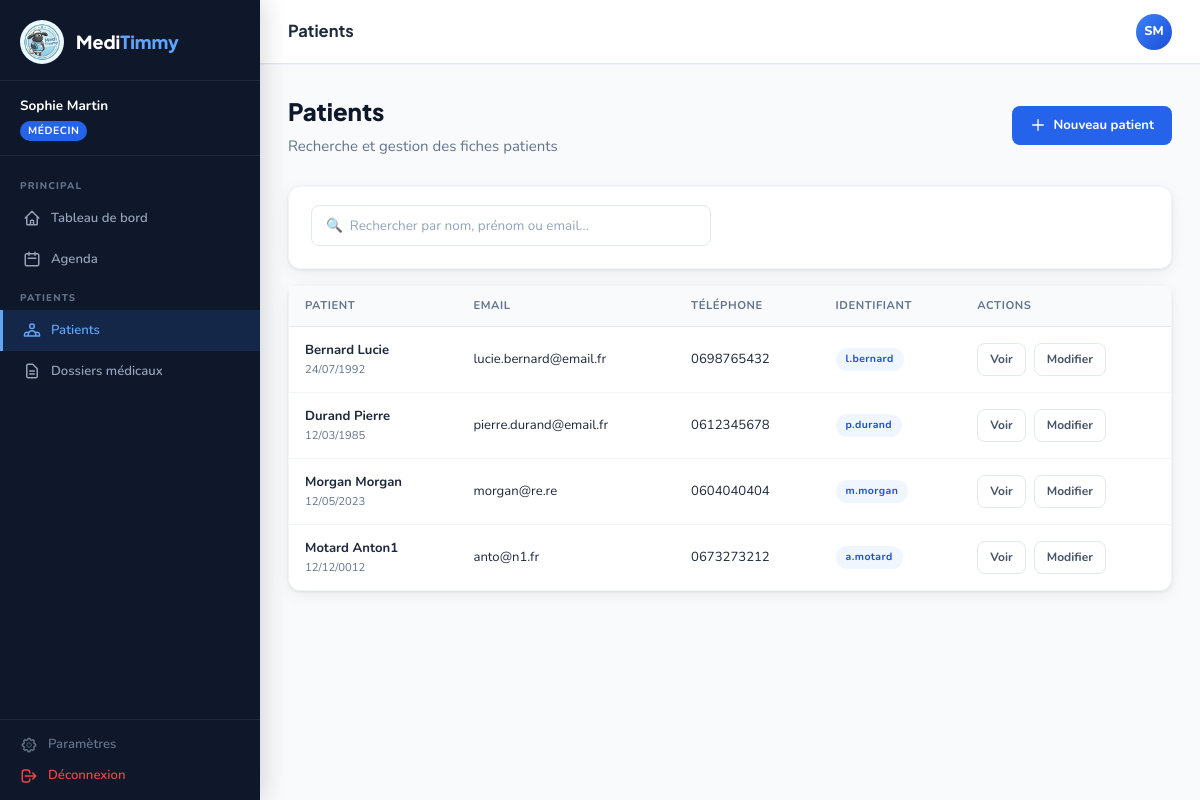
The page /index.php?route=patients (signed in) on the database its author committed.
### tables this page shows
CREATE TABLE `patients` (
  `id` int(11) NOT NULL,
  `user_id` int(11) DEFAULT NULL,
  `nom` varchar(80) NOT NULL,
  `prenom` varchar(80) NOT NULL,
  `date_naissance` date DEFAULT NULL,
  `email` varchar(180) DEFAULT NULL,
  `telephone` varchar(20) DEFAULT NULL,
  `adresse` text DEFAULT NULL,
  `created_at` timestamp NULL DEFAULT current_timestamp()
);

CREATE TABLE `users` (
  `id` int(11) NOT NULL,
  `username` varchar(60) NOT NULL,
  `password_hash` varchar(255) NOT NULL,
  `nom` varchar(80) NOT NULL,
  `prenom` varchar(80) NOT NULL,
  `email` varchar(180) DEFAULT NULL,
  `telephone` varchar(20) DEFAULT NULL,
  `role_id` int(11) NOT NULL,
  `actif` tinyint(1) DEFAULT 1,
  `mot_de_passe_temp` tinyint(1) DEFAULT 0,
  `derniere_activite` timestamp NULL DEFAULT NULL,
  `created_at` timestamp NULL DEFAULT current_timestamp()
);

### config/app.php (called while the page is built, shortened)
<?php
spl_autoload_register(function (string $class) {
    $dirs = [
        __DIR__ . '/../controllers/',
        __DIR__ . '/../models/',
        __DIR__ . '/../middleware/',
    ];
    foreach ($dirs as $dir) {
        $file = $dir . $class . '.php';
        if (file_exists($file)) {
            return;
        }
    }
});
function view(string $path, array $data = []): void {
    extract($data);
    require __DIR__ . '/../views/' . $path . '.php';
}
function e(string $s): string {
    return htmlspecialchars($s, ENT_QUOTES, 'UTF-8');
}

### controllers/PatientController.php (called while the page is built, shortened)
<?php
class PatientController {
    public function index(): void {
        $patients = (new PatientModel())->getAll();
        view('patient/index', compact('patients'));
    }
}

### middleware/RoleMiddleware.php (called while the page is built, shortened)
<?php
class RoleMiddleware {
    public static function require(string $permission, callable $action): void {
        $action();
    }
    public static function can(string $permission): bool {
        return in_array($permission, $_SESSION['user']['permissions'] ?? []);
    }
}

### middleware/AuthMiddleware.php (called while the page is built, shortened)
<?php
class AuthMiddleware {
    public static function require(callable $action): void {
        $action();
    }
}

### config/database.php (called while the page is built, shortened)
<?php
function getPDO(): PDO {
    static $pdo = null;
    if ($pdo === null) {
        $dsn = "mysql:host=" . DB_HOST . ";dbname=" . DB_NAME . ";charset=" . DB_CHARSET;
        $options = [
            PDO::ATTR_ERRMODE            => PDO::ERRMODE_EXCEPTION,
            PDO::ATTR_DEFAULT_FETCH_MODE => PDO::FETCH_ASSOC,
            PDO::ATTR_EMULATE_PREPARES   => false,
        ];
        try {
            $pdo = new PDO($dsn, DB_USER, DB_PASS, $options);
        } catch (PDOException $e) {
            die(json_encode(['error' => 'Connexion base de données impossible : ' . $e->getMessage()]));
        }
    }
    return $pdo;
}

### models/PatientModel.php (called while the page is built, shortened)
<?php
class PatientModel {
    private PDO $pdo;
    public function __construct() { $this->pdo = getPDO(); }
    public function getAll(): array {
        return $this->pdo->query("SELECT p.*, u.username, u.actif FROM patients p LEFT JOIN users u ON u.id=p.user_id ORDER BY p.nom, p.prenom")->fetchAll();
    }
}

### views/patient/index.php (the view, shortened to what this page needs)
<div class="page-header flex justify-between items-center">
  <div><h1>Patients</h1><p>Recherche et gestion des fiches patients</p></div>
  <?php if (RoleMiddleware::can('modifier_patients')): ?>
  <a href="?route=patient.create" class="btn btn-primary">
    <svg fill="none" stroke="currentColor" viewBox="0 0 24 24"><path stroke-linecap="round" stroke-linejoin="round" stroke-width="2" d="M12 4v16m8-8H4"/></svg>
    Nouveau patient
  </a>
  <?php endif; ?>
</div>
<div class="card mb-4">
  <div class="card-body">
    <input type="text" id="search-input" class="form-control" placeholder="🔍  Rechercher par nom, prénom ou email..." style="max-width:400px;">
  </div>
</div>
<div class="card">
  <div class="card-body" style="padding:0;">
    <div class="table-wrap">
      <table id="patients-table">
        <thead>
          <tr><th>Patient</th><th>Email</th><th>Téléphone</th><th>Identifiant</th><th>Actions</th></tr>
        </thead>
        <tbody>
        <?php foreach ($patients as $p): ?>
          <tr>
            <td>
              <div class="font-bold"><?= e($p['nom'] . ' ' . $p['prenom']) ?></div>
              <?php if ($p['date_naissance'] ?? null): ?>
              <div class="text-xs text-gray"><?= date('d/m/Y', strtotime($p['date_naissance'])) ?></div>
              <?php endif; ?>
            </td>
            <td><?= e($p['email'] ?? '—') ?></td>
            <td><?= e($p['telephone'] ?? '—') ?></td>
            <td>
              <?php if ($p['username']): ?>
              <span class="badge badge-blue"><?= e($p['username']) ?></span>
              <?php else: ?>
              <span class="text-gray text-xs">Sans compte</span>
              <?php endif; ?>
            </td>
            <td>
              <div class="flex gap-2">
                <a href="?route=patient.show&id=<?= $p['id'] ?>" class="btn btn-ghost btn-sm">Voir</a>
                <?php if (RoleMiddleware::can('modifier_patients')): ?>
                <a href="?route=patient.edit&id=<?= $p['id'] ?>" class="btn btn-ghost btn-sm">Modifier</a>
                <?php endif; ?>
              </div>
            </td>
          </tr>
        <?php endforeach; ?>
        </tbody>
      </table>
    </div>
  </div>
</div>
<?php
require __DIR__ . '/../layouts/app.php';

### public/css/app.css (style rules this page uses)
:root { --blue-50: #EFF6FF; --blue-100: #DBEAFE; --blue-200: #BFDBFE; --blue-300: #93C5FD; --blue-400: #60A5FA; --blue-500: #3B82F6; --blue-600: #2563EB; --blue-700: #1D4ED8; --blue-800: #1E40AF; --blue-900: #1E3A8A; --teal: #0EA5E9; --green: #10B981; --amber: #F59E0B; --red: #EF4444; --purple: #8B5CF6; --gray-50: #F8FAFC; --gray-100: #F1F5F9; --gray-200: #E2E8F0; --gray-300: #CBD5E1; --gray-400: #94A3B8; --gray-500: #64748B; --gray-600: #475569; --gray-700: #334155; --gray-800: #1E293B; --gray-900: #0F172A; --sidebar-w: 260px; --header-h: 64px; --radius: 12px; --radius-sm: 8px; --shadow: 0 1px 3px rgba(0,0,0,.08), 0 4px 16px rgba(0,0,0,.06); --shadow-md: 0 4px 6px rgba(0,0,0,.07), 0 10px 30px rgba(0,0,0,.1); --font-body: 'Nunito', sans-serif; --font-display: 'Plus Jakarta Sans', sans-serif; }
*, *::before, *::after { box-sizing: border-box; margin: 0; padding: 0; }
html { font-size: 15px; scroll-behavior: smooth; }
body { font-family: var(--font-body); background: var(--gray-50); color: var(--gray-800); line-height: 1.6; min-height: 100vh; }
a { color: var(--blue-600); text-decoration: none; transition: color .2s; }
.page-header { margin-bottom: 28px; }
.page-header h1 { font-family: var(--font-display); font-weight: 800; font-size: 1.6rem; color: var(--gray-900); }
.page-header p { color: var(--gray-500); margin-top: 4px; }
.card { background: #fff; border-radius: var(--radius); box-shadow: var(--shadow); border: 1px solid var(--gray-100); }
.card-body { padding: 18px 22px 22px; }
.table-wrap { overflow-x: auto; }
table { width: 100%; border-collapse: collapse; font-size: .875rem; }
thead th { background: var(--gray-50); padding: 11px 16px; text-align: left; font-weight: 700; font-size: .75rem; letter-spacing: .05em; text-transform: uppercase; color: var(--gray-500); border-bottom: 1px solid var(--gray-200); }
tbody tr { border-bottom: 1px solid var(--gray-100); transition: background .15s; }
tbody td { padding: 13px 16px; vertical-align: middle; }
tbody tr:last-child { border-bottom: none; }
.badge { display: inline-flex; align-items: center; font-size: .7rem; font-weight: 700; letter-spacing: .04em; padding: 3px 10px; border-radius: 20px; white-space: nowrap; }
.badge-blue { background: var(--blue-50); color: var(--blue-700); }
.btn { display: inline-flex; align-items: center; gap: 7px; font-family: var(--font-body); font-weight: 700; font-size: .875rem; padding: 9px 18px; border-radius: var(--radius-sm); border: none; cursor: pointer; transition: all .2s; white-space: nowrap; }
.btn svg { width: 16px; height: 16px; }
.btn-primary { background: var(--blue-600); color: #fff; }
.btn-ghost { background: transparent; color: var(--gray-600); border: 1.5px solid var(--gray-200); }
.btn-sm { padding: 6px 12px; font-size: .8rem; }
.form-control { width: 100%; padding: 10px 14px; border: 1.5px solid var(--gray-200); border-radius: var(--radius-sm); font-family: var(--font-body); font-size: .9rem; color: var(--gray-800); background: #fff; transition: border-color .2s, box-shadow .2s; }
.form-control::placeholder { color: var(--gray-400); }
.flex { display: flex; }
.items-center { align-items: center; }
.justify-between { justify-content: space-between; }
.gap-2 { gap: 8px; }
.mb-4 { margin-bottom: 16px; }
.text-xs { font-size: .75rem; }
.text-gray { color: var(--gray-500); }
.font-bold { font-weight: 700; }

### rows shown on the page
patients: nom+prenom "Bernard Lucie", date_naissance "24/07/1992", email "lucie.bernard@email.fr", telephone "0698765432", user.username "l.bernard"
patients: nom+prenom "Durand Pierre", date_naissance "12/03/1985", email "pierre.durand@email.fr", telephone "0612345678", user.username "p.durand"
patients: nom+prenom "Morgan Morgan", date_naissance "12/05/2023", email "morgan@re.re", telephone "0604040404", user.username "m.morgan"
patients: nom+prenom "Motard Anton1", date_naissance "12/12/0012", email "anto@n1.fr", telephone "0673273212", user.username "a.motard"

### other values the page prints
$_SESSION['user']['prenom'] . ' ' . $_SESSION['user']['nom'] "Sophie Martin"
$_SESSION['user']['role_label'] "MÉDECIN"
$pageTitle "Patients"
